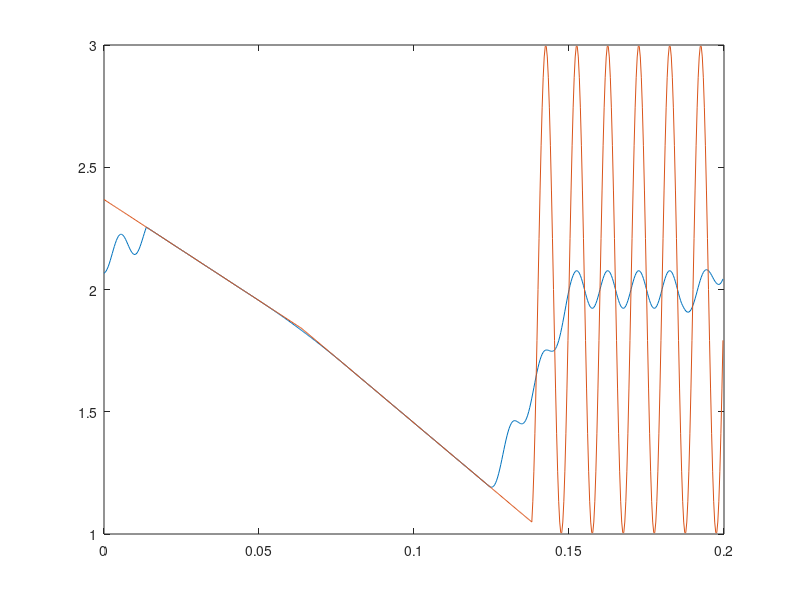

Here is the MATLAB script that generated this plot:
% Run as follows:
%   ipolate()
% 
% Runs the interpolation code with some example data
function ipolate()
  % define a sine wave on 1 instead of 0
%  for iterations = 1:4 
    source = [0:1/3000:0.2];
    a = 1;
    f =100;
    points = a*sin(2*pi*f*source)+2;
   
    % gaps in sine wave
    gaps = sort([randi(100),randi(300)+200]);
    
    for gaps_i = 1:2
      gap_beg = gaps(gaps_i);
      gap_end = min(gap_beg + 25,600);
      points(gap_beg:gap_end) = 0;
    end
    
    % plot(source(1:100),points(1:100))
    original_data = points';
    ipolated_data = interpolate(original_data);
    smooth_data = smooth(ipolated_data);
    ipolated_data = ipolated_data';
    smooth_data = smooth_data';
    plot(source(1:600),smooth_data(1:600));
    hold all
    plot(source(1:600),ipolated_data(1:600));
    hold all
%  end
end

% Smoothds the interpolated data
% @param interpolated_data the interpolated data
% @return the smooth-ed data
function smooth_data = smooth( interpolated_data )
	S = 83; % setting the number of smoothing points
	smoo = ones(1,S);
	% performing edge correction
	correlated_data = [flipud(interpolated_data(end-floor(S/2)+1:end)); 
        interpolated_data;  
        flipud(interpolated_data(1:floor(S/2)))];

  % convolve vectors
	convolved_data = conv(correlated_data,smoo/S,'same');
	smooth_data = convolved_data(floor(S/2)+1:end - floor(S/2));
end

% Interpolates the data.
% @param input_data the input data
% @return interpolated_data the interpolated data
function interpolated_data = interpolate( input_data )
	% finding the zero points
	zeros = find(input_data==0);
  
	samp1 = 66; % 66 pts behind the zeros              
	samp2 = 132; % 132 pts after the zeros

	extended_data = [flipud(input_data(1:samp1-1));                  
                    input_data; 
                    flipud(input_data(end - samp2+1:end))];
                    

	% trying to find the length of the zero points 
	zeros_trailing = [zeros; 0];
	zeros_leading = [0; zeros];                    
	skips = find((zeros_trailing-zeros_leading)~=1);

	% check if skips are even
	even_skips = mod(length(skips),2);

  % loop through skips
	for tau = 1:length(skips)-even_skips,
    	% fill the points -66 : 00000 : 132 with the interpolated line ->
    	% using the equation y-y0 = m(x-x1)
    	extended_data(
        zeros_trailing(skips(tau))-samp1+samp1-1:
        zeros_trailing(skips(tau+1)-1)+samp2+samp1-1
      ) = (((
              extended_data(zeros_trailing(skips(tau+1)-1)+samp2+samp1-1)-
              extended_data(zeros_trailing(skips(tau))-samp1+samp1-1)
          ) / (zeros(skips(tau+1)-1)+samp2+samp1-1-(zeros(skips(tau))-samp1+samp1-1))
        ) * ((zeros(skips(tau))-samp1+samp1-1:zeros(skips(tau+1)-1)+samp2+samp1-1)-(zeros(skips(tau))-samp1+samp1-1))
      ) + (extended_data(zeros(skips(tau))-samp1+samp1-1));
	end
	interpolated_data = extended_data(samp1:end-samp2);
end